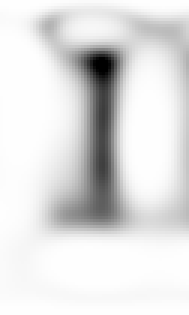
#> input picture tipografia/simulacion/testigos/003.png, 63 x 105 px (shown 3 times larger)
$ python -i extraer_testigos.py   (imports and definitions only)
#> lines starting #> are read from the running program, lines starting #| are printed output that depends on the picture; after the words box and inside, x2 and y2 are one past the last pixel; in counts of white or black regions, pixels touching at a corner belong together
### tipografia/simulacion/comun.py
"""Medidas, azar reproducible y utilidades de la simulación del taller de Contenida.

Todo se trabaja a 4 px por milímetro: un azulejo de 150 mm es un lienzo de
600 × 600 px y una tesela, 100 px. El azar sale de una semilla fija (el día de
la obra) combinada con la celda, la placa y la acción, de modo que la
simulación da siempre el mismo resultado y cada placa tiene su propia «mano».
"""

import hashlib
import json
import re
from collections import Counter
from pathlib import Path

import cv2
import numpy as np
from PIL import Image, ImageDraw, ImageFont

BASE = Path(__file__).resolve().parent
TIPO = BASE.parent
SALIDA = BASE / "salida"
GLIFOS = SALIDA / "glifos"

PX_MM = 4
AZULEJO_MM, TESELAS, JUNTA_MM = 150, 6, 3
T = AZULEJO_MM * PX_MM          # 600 px: un azulejo, una letra
TES = T // TESELAS              # 100 px: una tesela
JUNTA = JUNTA_MM * PX_MM        # 12 px
SEMILLA = 20260822              # el día de la obra

# Proporción del trapecio de la proyección: la base mide 0,72 del borde
# superior visible en el video 1 (el borde superior se sale del cuadro).
TRAPECIO = 0.70

FUENTES_TESTIGO = [
    "/usr/share/fonts/truetype/liberation/LiberationSerif-Regular.ttf",
    "/usr/share/fonts/truetype/freefont/FreeSerif.ttf",
    "/Library/Fonts/Times New Roman.ttf",
    "/System/Library/Fonts/Supplemental/Times New Roman.ttf",
    "/usr/share/fonts/truetype/dejavu/DejaVuSerif.ttf",
]
FUENTES_ROTULO = [
    "/usr/share/fonts/truetype/dejavu/DejaVuSansMono.ttf",
    "/usr/share/fonts/truetype/liberation/LiberationMono-Regular.ttf",
    "/System/Library/Fonts/Menlo.ttc",
]


def primera_que_exista(rutas):
    for r in rutas:
        if Path(r).exists():
            return r
#> in leer, color is the input picture: shape (105, 63, 3); min 0, max 254, mean 223.4
    return None


FUENTE_TESTIGO = primera_que_exista(FUENTES_TESTIGO)
FUENTE_ROTULO = primera_que_exista(FUENTES_ROTULO)


def rotulo(tam):
    return ImageFont.truetype(FUENTE_ROTULO, tam) if FUENTE_ROTULO else ImageFont.load_default()


# ---------------------------------------------------------------- textos y caja

CAJA = json.loads((TIPO / "esquemas" / "caja.json").read_text(encoding="utf8"))
CELDAS = CAJA["celdas"]
POR_SIGNO = {c["signo"]: c for c in CELDAS}
PIE = (TIPO / "textos" / "pie_de_lamina.txt").read_text(encoding="utf8").strip()
POEMA = (TIPO / "textos" / "poema.txt").read_text(encoding="utf8")
VERSOS = [v for v in POEMA.lower().split("\n") if v.strip()]
CORTES_PIE = ["(hoy", "Puerta del Sol", "en donde luego"]  # los cortes de línea del libro


# [11 lines left out: function lineas_pie, not called in this run]


# ---------------------------------------------------------------- ajustes de la gramática

# Lo que se cambió a mano en la aplicación (tipografia/aplicacion/): {parámetro: valor}. Vacío,
# la gramática usa los valores que salen del pie y de la obra.
AJUSTES = {}


# [25 lines left out: functions usar_parametros, argumento_parametros, poliza, not called in this run]


# ---------------------------------------------------------------- azar

def azar(*claves):
    h = hashlib.sha256("|".join(map(str, (SEMILLA,) + claves)).encode()).digest()
    return np.random.default_rng(int.from_bytes(h[:8], "little"))


# [21 lines left out: functions ruido, ruido_1d, not called in this run]


# ---------------------------------------------------------------- máscaras

def componentes(mascara, minimo=1):
    n, etiquetas, stats, centros = cv2.connectedComponentsWithStats(mascara.astype(np.uint8), connectivity=8)
    return [(etiquetas == i, stats[i], centros[i]) for i in range(1, n) if stats[i][4] >= minimo]


# [5 lines left out: function caja_tinta, not called in this run]


def mover(m, dx, dy, forma=(T, T)):
    M = np.float32([[1, 0, dx], [0, 1, dy]])
    return cv2.warpAffine(m.astype(np.float32), M, (forma[1], forma[0])) > 0.5


# ---------------------------------------------------------------- luz

# [16 lines left out: function sombrear, not called in this run]


# ---------------------------------------------------------------- salida

def a8(img):
    return (np.clip(img, 0, 1) * 255 + 0.5).astype(np.uint8)


# [82 lines left out: functions guardar, a_rgb, lamina, fila_de_paneles, silabas, not called in this run]

### tipografia/simulacion/extraer_testigos.py
"""Extrae de la foto de la lámina los testigos de las letras del pie.

Uso (desde la raíz del repositorio; necesita tesseract con el idioma spa):
    python3 tipografia/simulacion/extraer_testigos.py RUTA/A/LA/FOTO_DEL_PIE

La foto es un recorte cercano del pie de la lámina, tal como se ve en la
fotografía original: cuatro líneas, con la luz desigual y el papel doblado.
Sobre el pliegue, la tercera línea sube en «originariamente se» hasta tocar la
segunda. La altura de x mide unos 10 px. El script:

1. empareja la luz: divide la foto por su fondo;
2. busca las palabras con OCR solo para saber dónde van las líneas, y en cada
   una sigue la línea de base, palabra por palabra, hasta tener su curva;
3. reparte la tinta entre las líneas: cada mancha es de la línea que toca; si
   toca dos, se reparte pixel por pixel;
4. endereza cada línea con su curva;
5. separa las palabras: entre los blancos de la línea elige como espacios los
   que mejor reparten las palabras que se saben (textos/pie_de_lamina.txt),
   con el ancho esperado de cada una, y prefiere los blancos más hondos;
6. corta cada palabra en tantas letras como tiene, como con tijera: cada corte
   cae en el blanco más hondo cerca de donde lo pone el ancho esperado. Los
   anchos esperados salen de la letra sustituta (FUENTE_TESTIGO, en comun.py);
   aquí no se toma de ella ninguna forma, solo dónde buscar el corte.

Escribe en tipografia/simulacion/testigos/:
  NNN.png     cada letra del pie, en gris, enderezada, a tres veces la foto, en el orden del texto;
  pie.json    por letra: el signo, la línea, la palabra, dónde empieza el recorte en la línea,
              los dos cortes de tijera y la línea de base.

La foto no se sube al repositorio: solo letras sueltas. Ver 07_posnansky.md, §3.
"""

import json
import subprocess
import sys
import tempfile
from pathlib import Path

import cv2
import numpy as np
from scipy.optimize import least_squares
from scipy.signal import find_peaks
from scipy.special import erf
from skimage.restoration import richardson_lucy

AQUI = Path(__file__).resolve().parent
sys.path.insert(0, str(AQUI))
from comun import FUENTE_TESTIGO, lineas_pie  # noqa: E402
from PIL import ImageFont  # noqa: E402

TESTIGOS = AQUI / "testigos"
ESCALA = 3              # se lee y se recorta a tres veces la foto
ARRIBA, ABAJO = 2.3, 1.1  # la franja de cada línea, en alturas de x sobre y bajo la base


def tesseract(img, salida, psm, *args):
    subprocess.run(["tesseract", str(img), str(salida), "-l", "spa", "--psm", str(psm), *args],
                   check=True, stdout=subprocess.DEVNULL, stderr=subprocess.DEVNULL)


def emparejar_luz(gris):
    """La foto dividida por su fondo: el papel queda en 1 aunque la luz no sea pareja."""
    fondo = cv2.morphologyEx(gris, cv2.MORPH_CLOSE, np.ones((15, 15), np.uint8))
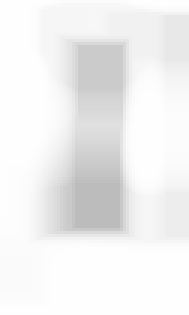
#> fondo: shape (105, 63) float32 (shown 3 times larger); min 188, max 254, mean 240.4
    fondo = cv2.GaussianBlur(fondo, (0, 0), 8)
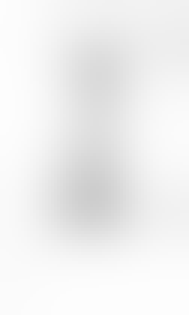
#> fondo: shape (105, 63) float32 (shown 3 times larger); min 205.4, max 253.9, mean 240.4
    return np.clip(gris / np.maximum(fondo, 1), 0, 1)
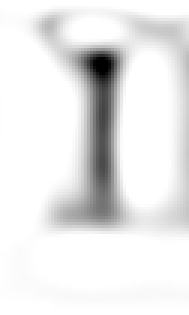
#> returned value: shape (105, 63) float32 (shown 3 times larger); min 0, max 1, mean 0.913


# [171 lines left out: functions palabras, base_de_palabra, curva_de_base, duenos, solo_la_linea, enderezar and 2 more, not called in this run]


def avance(fuente, ch):
    return max(fuente.getlength(ch), 0.25 * fuente.size)


# [118 lines left out: functions trazos_aislados, tinta_y_desenfoque, deshacer_desenfoque, grosor_de_la_o, alturas_por_astas, not called in this run]


def leer(ruta_foto):
    """La foto del pie, leída: por línea, la franja enderezada (cruda y sin desenfoque) y, por
    palabra, dónde cae cada letra; y lo que se midió de la tinta."""
    color = cv2.imread(str(ruta_foto), cv2.IMREAD_COLOR)
    if color is None:
        sys.exit(f"no se pudo leer {ruta_foto}")
    gris = cv2.cvtColor(color, cv2.COLOR_BGR2GRAY).astype(np.float32)
    img = emparejar_luz(gris)
    img = np.clip(cv2.resize(img, None, fx=ESCALA, fy=ESCALA, interpolation=cv2.INTER_CUBIC), 0, 1)
    tinta = img < 0.72
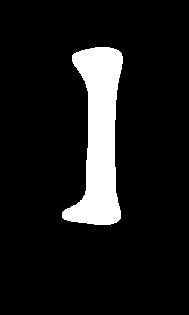
#> tinta: shape (315, 189) bool; 10.3% white; 1 white region, box (x1, y1, x2, y2) and area: (62, 47, 123, 225) 6132
#> (the run stopped early here; a loop or call above may not have finished)

$ run again, on tipografia/simulacion/testigos/025.png
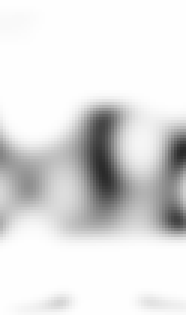
#> input picture tipografia/simulacion/testigos/025.png, 62 x 105 px (shown 3 times larger)
#> in leer, color is the input picture: shape (105, 62, 3); min 41, max 254, mean 223
#> in emparejar_luz, `return np.clip(gris / np.maximum(fondo, 1), 0, 1)`:
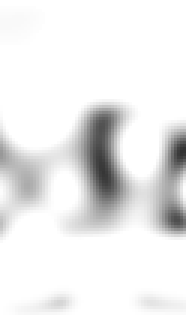
#> returned value: shape (105, 62) float32 (shown 3 times larger); min 0.193, max 1, mean 0.923
#> in leer, `tinta = img < 0.72`:
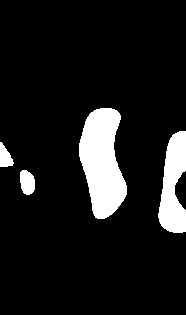
#> tinta: shape (315, 186) bool; 10.4% white; 4 white regions, box (x1, y1, x2, y2) and area: (79, 108, 127, 219) 3641, (158, 131, 186, 233) 1946, (20, 170, 35, 195) 302, (0, 142, 14, 167) 225

$ run again, on tipografia/simulacion/testigos/027.png
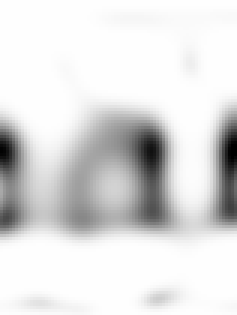
#> input picture tipografia/simulacion/testigos/027.png, 79 x 105 px (shown 3 times larger)
#> in leer, color is the input picture: shape (105, 79, 3); min 0, max 254, mean 222.4
#> in emparejar_luz, `return np.clip(gris / np.maximum(fondo, 1), 0, 1)`:
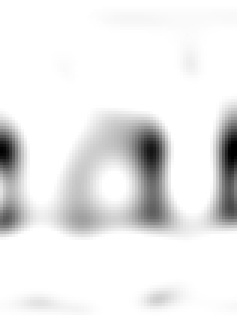
#> returned value: shape (105, 79) float32 (shown 3 times larger); min 0, max 1, mean 0.918
#> in leer, `tinta = img < 0.72`:
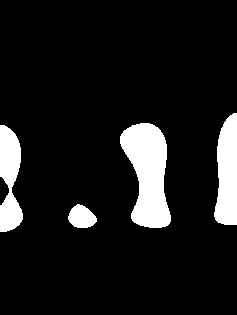
#> tinta: shape (315, 237) bool; 10.4% white; 4 white regions, box (x1, y1, x2, y2) and area: (120, 123, 171, 228) 3529, (214, 113, 237, 225) 2041, (0, 125, 23, 232) 1711, (68, 204, 97, 228) 495
